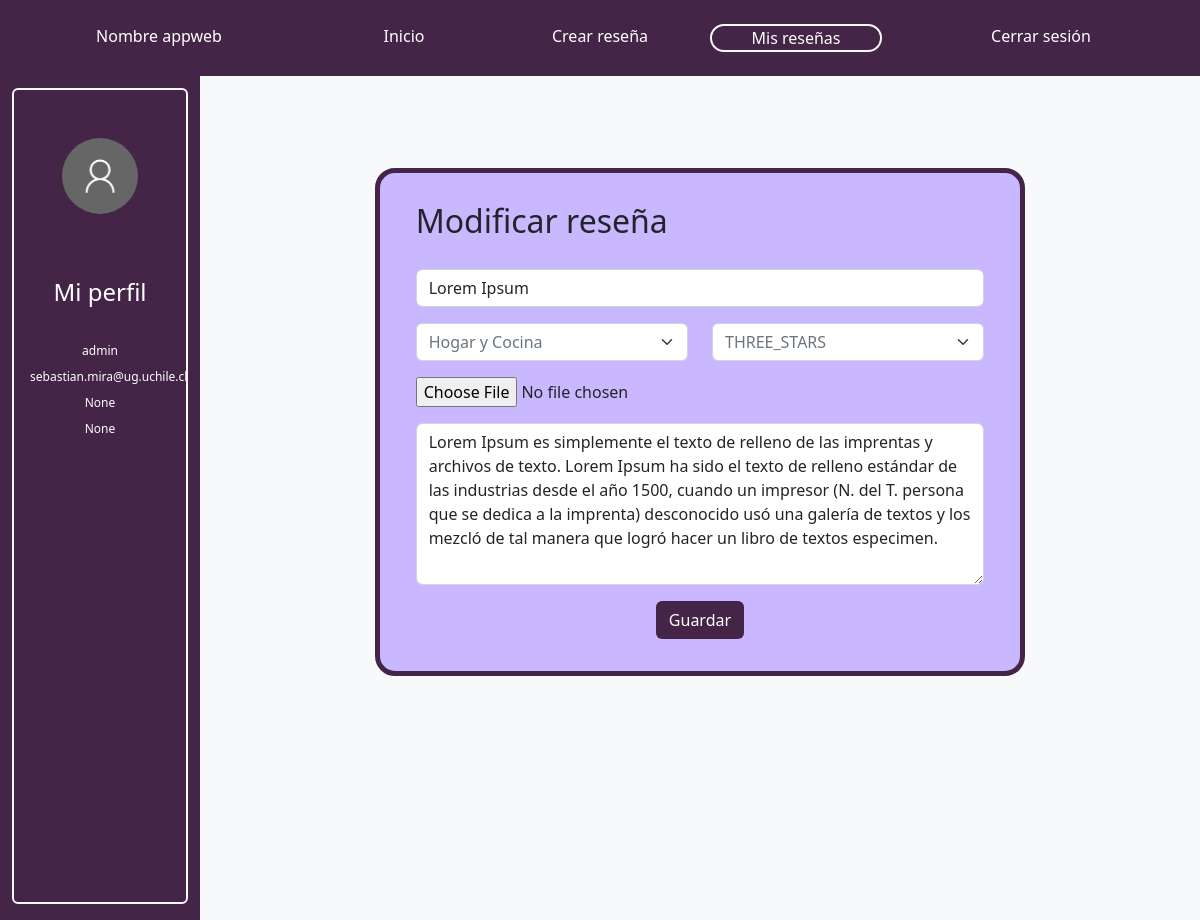
/modify/32 (signed in), run on the app's committed database.
### reviews/models.py (models this page shows, shortened)
class User(AbstractUser):
   birthdate = models.DateField(null=True, blank=True)
   country = models.CharField(max_length=50,  blank=True, null=True)

class Review(models.Model):  # Todolist able name that inherits models.Model
    product_name = models.CharField(max_length=100)# autodesc
    category = models.CharField(max_length=50,  blank=True, null=True)
    content =	models.TextField(max_length=500)# donde se obtuvo, es un alimento, herramienta, etc. como se utiliza, precio
    creation_date = models.DateField(default=timezone.now().strftime("%Y-%m-%d"))# autodesc
    CATEGORIES = [
       (1, "ONE_STAR"),
       (2, "TWO_STARS"),
       (3, "THREE_STARS"),
       (4, "FOUR_STARS"),
       (5, "FIVE_STARS"),
    ]
    punctuation = models.IntegerField(choices=CATEGORIES, default=CATEGORIES[2][1], help_text="Puntuación")
    author_nickname =  models.ForeignKey(User, blank=True, null=True, on_delete=models.CASCADE)# autodesc
    object_image = models.ImageField(null=True, blank=True, upload_to="review_images/")

### reviews/views.py (the view)
# urls.py: path('modify/<review_id>',views.ModifyReview,name='modify'),
def ModifyReview(request, review_id):
    if request.method == 'GET' and request.user.is_authenticated:
        review = Review.objects.filter(id=review_id)[0]
        PUNCTUATIONS=[
            (1, "ONE_STAR"),
            (2, "TWO_STARS"),
            (3, "THREE_STARS"),
            (4, "FOUR_STARS"),
            (5, "FIVE_STARS"),
        ]
        initial = {"product_name":review.product_name, "category":review.category, "content":review.content, "punctuation":review.punctuation, "object_image":review.object_image}
        form = CreateReviewForm(initial=initial)
        return render(request, 'reviews/ModifyReview.html', {'form':form, 'review': review, 'categories': categories})

### reviews/forms.py
class CreateReviewForm(forms.Form):
    product_name = forms.CharField(label="Nombre del Producto", required=True, widget=forms.TextInput(attrs={'placeholder':'Nombre del Producto', 'class': 'form-control'}))
    content = forms.CharField(label='Haz tu reseña...', widget=forms.Textarea(attrs={'placeholder':'Haz tu reseña...', 'class': 'form-control h-50'}), max_length=500)
    category = forms.ChoiceField(label='Select a country', widget=forms.Select(attrs={'class': 'form-select text-muted'}), choices=[(category['id'], category['name']) for category in categories],  required=True)
    PUNCTUATIONS=[
       ("1", "ONE_STAR"),
       ("2", "TWO_STARS"),
       ("3", "THREE_STARS"),
       ("4", "FOUR_STARS"),
       ("5", "FIVE_STARS"),
    ]
    punctuation = forms.ChoiceField(label="Puntuacion", widget=forms.Select(attrs={'class': 'form-select text-muted'}),choices=PUNCTUATIONS)
    object_image = forms.ImageField(label="Imagen del producto...")

### reviews/templates/reviews/ModifyReview.html (shortened to what this page needs)
<!DOCTYPE html>
{% load static %}
<html lang="en">
<head>
    <link href="https://cdn.jsdelivr.net/npm/bootstrap@5.2.0/dist/css/bootstrap.min.css" rel="stylesheet"></head>
    <link rel="stylesheet" type="text/css" href="{% static 'reviews/styles.css' %}">
</head>
<body>
    <nav class="navbar-expand fixed-top">
        <div class="p-4 morado-oscuro container-fluid">
          <div class="row row-cols-auto text-center">
            {% if user.is_authenticated %}
            <div class="col-3">
              <a class="text-white navbar-brand" href="{% url 'ShowReviews' %}">Nombre appweb</a>
            </div>
            {%else%}
            <div class="col-2">
                <a class="text-white navbar-brand" href="{% url 'ShowReviews' %}">Nombre appweb</a>
              </div>
            {%endif%}
            <div class="col-2">
              <a class="text-white nav-link" href="{% url 'ShowReviews' %}">Inicio</a>
            </div>
            <div class="col-2">
                <a class="text-white nav-link" href="{% url 'CreateReview' %}">Crear reseña</a>
            </div>
            <div class="col-2">
              <a class="text-white nav-link border border-2 border-light rounded-pill" href="{% url 'myReviews' %}">Mis reseñas</a>
            </div>
            {% if user.is_authenticated %}
            <div class="col-3">
                <a class="text-white nav-link" href="{% url 'logout' %}">Cerrar sesión</a>
            </div>
            {%endif%}
          </div>
        </div>
      </nav>
    {% if user.is_authenticated %}
        Welcome, {{ user.username }} (<a href="{% url 'logout' %}">logout</a>)
    {% else %}
        <a href="{% url 'login' %}">login</a>
    {% endif %}
    <div class="container-fluid min-vh-100 contenido pt-5">
        <div class="row row-cols-auto">
          <div class="col-2 morado-oscuro py-3">
          <div class="h-100  border border-2 rounded border-light">
            <div class="row p-5 justify-content-center">
              <img src="{% static 'reviews/user.png' %}" class="rounded-circle img-fluid">
            </div>
            <div class="row text-white text-center m-1">
              <div class="py-2 fs-4">Mi perfil</div>
              <div class="container-fluid justify-content-center">
                <div style="font-size: 12px;" class="row row-cols-1">
                  <div class="col mt-2">{{ user.username }}</div>
                  <div class="col mt-2">{{ user.email }}</div>
                  <div class="col mt-2">{{ user.birthdate }}</div>
                  <div class="col mt-2">{{ user.country }}</div>
                </div>
              </div>
            </div>
          </div>
          </div>
          <div class="col-10 bg-light">
            <div class="container-fluid contenido pt-5">
        <div class="row row-cols-auto min-vh-100">
          <div class="col-2">
          </div>
          <div class="col-8 py-5">
            <div class="row row-cols-1 borde morado-claro p-4">
            <form style="height: 450px;" action="{% url 'modifiedReview' review.id %}" method="post" enctype="multipart/form-data">
              <div class="col fs-2">
                Modificar reseña
              </div>
              <div class="col">
                <div class="mb-3 pt-4">
                  {{ form.product_name }}
                </div>
                <div style="height: 50%;" class="row">
                  <div class="col-6">
                    {{ form.category }}
                  </div>
                  <div class="col-6">
                      {{ form.punctuation }}
                </div>
                <div class="pt-2 pb-2">
                  {% if form.object_image %}
                </div>
                <div>
                  {{form.object_image}}
                </div>
                {% endif %}
                <div class="pt-3 pb-3">
                  {{ form.content }}
                  <div class="text-center mb-3">
                    <button type="submit" class="btn text-white mt-3 mb-0 morado-oscuro">Guardar</button>
                  </div>
                </div>
              </div>
            </div></form>
          </div>
      </div>
          </div>
        </div>
    </div>
</body>
</html>

### reviews/static/reviews/styles.css (style rules this page uses)
.borde { border-radius: 20px; border-style: solid; border-color: #452547; border-width: thick; }
.morado-oscuro { background-color:#452547; }
.morado-claro { background-color:#c9b7ff; }
.contenido { padding-top:88px; }

### data on the page
User: username "admin", email "sebastian.mira@ug.uchile.cl", birthdate "None", country "None"
Review: product_name "Lorem Ipsum", category "Hogar y Cocina", punctuation "THREE_STARS", content "Lorem Ipsum es simplemente el texto de relleno de las imprentas y archivos de texto. Lorem Ipsum ha sido el texto de relleno estándar de las industrias desde el año 1500, cuando un impresor (N. del T. persona que se dedica a la imprenta) desconocido usó una galería de textos y los mezcló de tal manera que logró hacer un libro de textos especimen."
